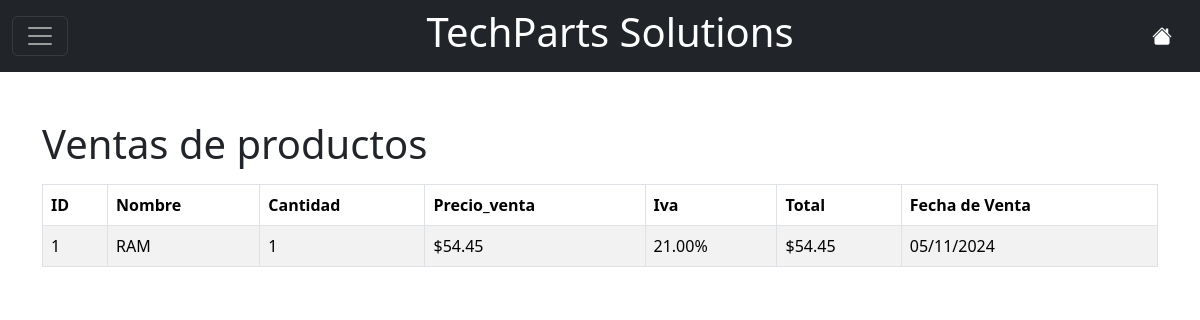
Page /inicio/ventasProductos/ (signed in) on the committed database.
### inventario/models.py (models this page shows, shortened)
class ProductoVendido(models.Model):
    id = models.AutoField(primary_key=True)
    nombre = models.CharField(max_length=100)
    cantidad = models.PositiveIntegerField()
    fecha_venta = models.DateField()
    precio_venta = models.DecimalField(max_digits=10, decimal_places=2)
    iva = models.DecimalField(max_digits=4, decimal_places=2, default=21)
    total = models.DecimalField(max_digits=10, decimal_places=2,null=False, default=0)

### inventario/views.py (the view)
# urls.py: path('ventasProductos/', views.ventas_productos, name='ventas_productos'),
@login_required(login_url='/signin/')
def ventas_productos(request):
    productos = ProductoVendido.objects.all()
    return render(request,"ventas_productos.html",{'productos': productos})

### inventario/templates/ventas_productos.html
{% extends "nav.html" %}
{% block content %}
<div class="container mt-5">
<h1>Ventas de productos</h1>
<table class="table table-bordered table-striped mt-3">
    <thead class="thead-dark">
        <tr>
            <th>ID</th>
            <th>Nombre</th>
            <th>Cantidad</th>
            <th>Precio_venta</th>
            <th>Iva</th>
            <th>Total</th>
            <th>Fecha de Venta</th>
        </tr>
    </thead>
    <tbody>
        {% for producto in productos %}
        <tr>
            <td>{{ producto.id }}</td>
            <td>{{ producto.nombre }}</td>
            <td>{{ producto.cantidad }}</td>
            <td>${{ producto.precio_venta }}</td>
            <td>{{ producto.iva }}%</td>
            <td>${{ producto.total }}</td>
            <td>{{ producto.fecha_venta|date:"d/m/Y" }}</td>
        </tr>
        {% endfor %}
    </tbody>
</table>
</div>
{% endblock %}

### rows in the picture
ProductoVendido: id "1", nombre "RAM", cantidad "1", precio_venta "54.45", iva "21.00", total "54.45", fecha_venta "05/11/2024"
